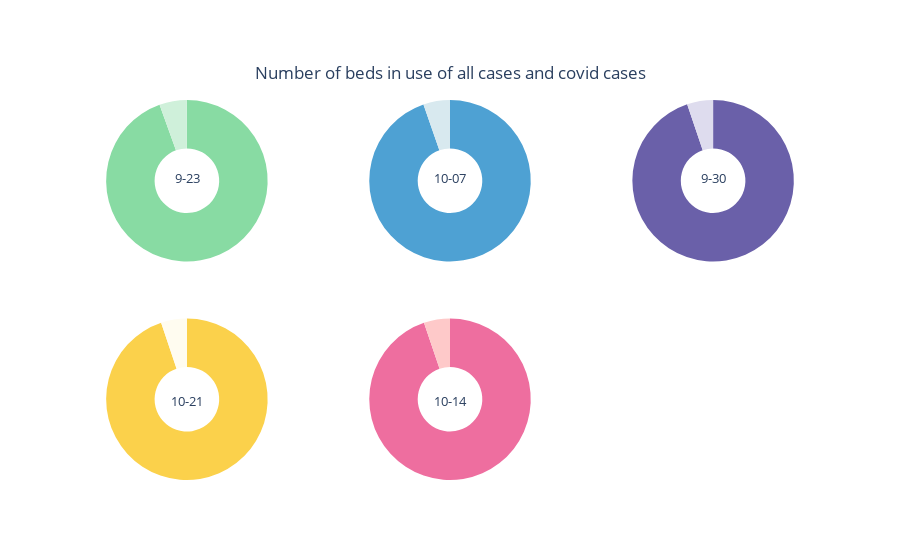

Source (notebook cell):
### Code cell
# Make the pie chart
labels = ['All cases', 'COVID cases']

# Define color sets of paintings
colors1 = ['#88dba3', '#cff0da']
colors2 = ['#4ea1d3', '#d8e9ef']
colors3 = ['#6a60a9', '#dedcee']
colors4 = ['#fbd14b', '#fffcf0']
colors5 = ['#ee6e9f', '#fec9c9']

# Create subplots, using 'domain' type for pie charts
specs = [[{'type':'domain'}, {'type':'domain'}, {'type':'domain'}], 
        [{'type':'domain'}, {'type':'domain'}, {'type':'domain'}]]
fig_4_pie = make_subplots(rows=2, cols=3, specs=specs)

# Define pie charts
fig_4_pie.add_trace(go.Pie(labels=labels, values=[data_used["all_used_beds"][0],
                    data_used["covid_used_beds"][0]], name=str(data_used['report_date'][0]),
                     marker_colors=colors1), 1, 1)
fig_4_pie.add_trace(go.Pie(labels=labels, values=[data_used["all_used_beds"][1],
                    data_used["covid_used_beds"][1]], name=str(data_used['report_date'][1]),
                     marker_colors=colors2), 1, 2)
fig_4_pie.add_trace(go.Pie(labels=labels, values=[data_used["all_used_beds"][2],
                    data_used["covid_used_beds"][2]], name=str(data_used['report_date'][2]),
                     marker_colors=colors3), 1, 3)
fig_4_pie.add_trace(go.Pie(labels=labels, values=[data_used["all_used_beds"][3],
                    data_used["covid_used_beds"][3]], name=str(data_used['report_date'][3]),
                     marker_colors=colors4), 2, 1)
fig_4_pie.add_trace(go.Pie(labels=labels, values=[data_used["all_used_beds"][4],
                    data_used["covid_used_beds"][4]], name=str(data_used['report_date'][4]),
                     marker_colors=colors5), 2, 2)

# Tune layout and hover info
fig_4_pie.update_traces(hole=.4, hoverinfo='label+percent+name', textinfo='none')
fig_4_pie.update_layout(
    title={
        "text":"Number of beds in use of all cases and covid cases",
        "y":0.88,
        "x":0.5,
        "xanchor":"center",
        "yanchor":"top"
    },
    showlegend=False,
    annotations=[dict(text='9-23', x=0.125, y=0.825, font_size=13, showarrow=False),
                 dict(text='9-30', x=0.875, y=0.825, font_size=13, showarrow=False),
                 dict(text='10-07', x=0.5, y=0.825, font_size=13, showarrow=False),
                 dict(text='10-14', x=0.5, y=0.18, font_size=13, showarrow=False),
                 dict(text='10-21', x=0.12, y=0.18, font_size=13, showarrow=False)]
    )

fig_4_pie = go.Figure(fig_4_pie)
fig_4_pie.show()

### Figure 1 — Plotly figure (JSON) as saved in the notebook; plotly's stock layout.template omitted (floating-point values rounded to 4 significant figures)
{"data": [{"domain": {"x": [0, 0.2889], "y": [0.575, 1]}, "hole": 0.4, "hoverinfo": "label+percent+name", "labels": ["All cases", "COVID cases"], "marker": {"colors": ["#88dba3", "#cff0da"]}, "name": "2022-09-23", "textinfo": "none", "type": "pie", "values": [440300.0, 25600.0]}, {"domain": {"x": [0.3556, 0.6444], "y": [0.575, 1]}, "hole": 0.4, "hoverinfo": "label+percent+name", "labels": ["All cases", "COVID cases"], "marker": {"colors": ["#4ea1d3", "#d8e9ef"]}, "name": "2022-09-30", "textinfo": "none", "type": "pie", "values": [428600.0, 24140.0]}, {"domain": {"x": [0.7111, 1], "y": [0.575, 1]}, "hole": 0.4, "hoverinfo": "label+percent+name", "labels": ["All cases", "COVID cases"], "marker": {"colors": ["#6a60a9", "#dedcee"]}, "name": "2022-10-07", "textinfo": "none", "type": "pie", "values": [431000.0, 23690.0]}, {"domain": {"x": [0, 0.2889], "y": [0, 0.425]}, "hole": 0.4, "hoverinfo": "label+percent+name", "labels": ["All cases", "COVID cases"], "marker": {"colors": ["#fbd14b", "#fffcf0"]}, "name": "2022-10-14", "textinfo": "none", "type": "pie", "values": [435012, 23700.0]}, {"domain": {"x": [0.3556, 0.6444], "y": [0, 0.425]}, "hole": 0.4, "hoverinfo": "label+percent+name", "labels": ["All cases", "COVID cases"], "marker": {"colors": ["#ee6e9f", "#fec9c9"]}, "name": "2022-10-21", "textinfo": "none", "type": "pie", "values": [437600.0, 24120.0]}], "layout": {"annotations": [{"font": {"size": 13}, "showarrow": false, "text": "9-23", "x": 0.125, "y": 0.825}, {"font": {"size": 13}, "showarrow": false, "text": "9-30", "x": 0.875, "y": 0.825}, {"font": {"size": 13}, "showarrow": false, "text": "10-07", "x": 0.5, "y": 0.825}, {"font": {"size": 13}, "showarrow": false, "text": "10-14", "x": 0.5, "y": 0.18}, {"font": {"size": 13}, "showarrow": false, "text": "10-21", "x": 0.12, "y": 0.18}], "showlegend": false, "title": {"text": "Number of beds in use of all cases and covid cases", "x": 0.5, "xanchor": "center", "y": 0.88, "yanchor": "top"}}}
